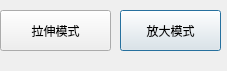
<?xml version="1.0" encoding="UTF-8"?>
<ui version="4.0">
 <class>Dialog</class>
 <widget class="QDialog" name="Dialog">
  <property name="geometry">
   <rect>
    <x>0</x>
    <y>0</y>
    <width>227</width>
    <height>71</height>
   </rect>
  </property>
  <property name="windowTitle">
   <string>Dialog</string>
  </property>
  <widget class="QPushButton" name="pushButton_2">
   <property name="geometry">
    <rect>
     <x>120</x>
     <y>10</y>
     <width>101</width>
     <height>41</height>
    </rect>
   </property>
   <property name="font">
    <font>
     <family>黑体</family>
    </font>
   </property>
   <property name="text">
    <string>放大模式</string>
   </property>
  </widget>
  <widget class="QPushButton" name="pushButton">
   <property name="geometry">
    <rect>
     <x>0</x>
     <y>10</y>
     <width>111</width>
     <height>41</height>
    </rect>
   </property>
   <property name="font">
    <font>
     <family>黑体</family>
    </font>
   </property>
   <property name="text">
    <string>拉伸模式</string>
   </property>
  </widget>
 </widget>
 <resources/>
 <connections/>
</ui>
